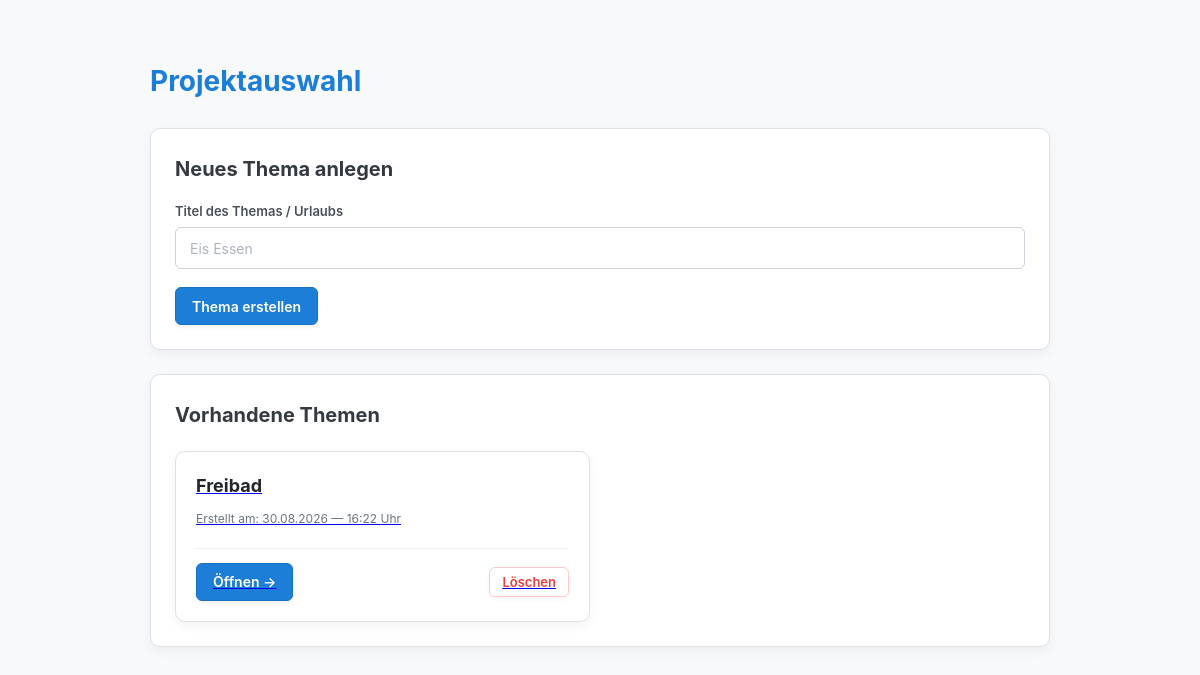
Before: / with the older database file.
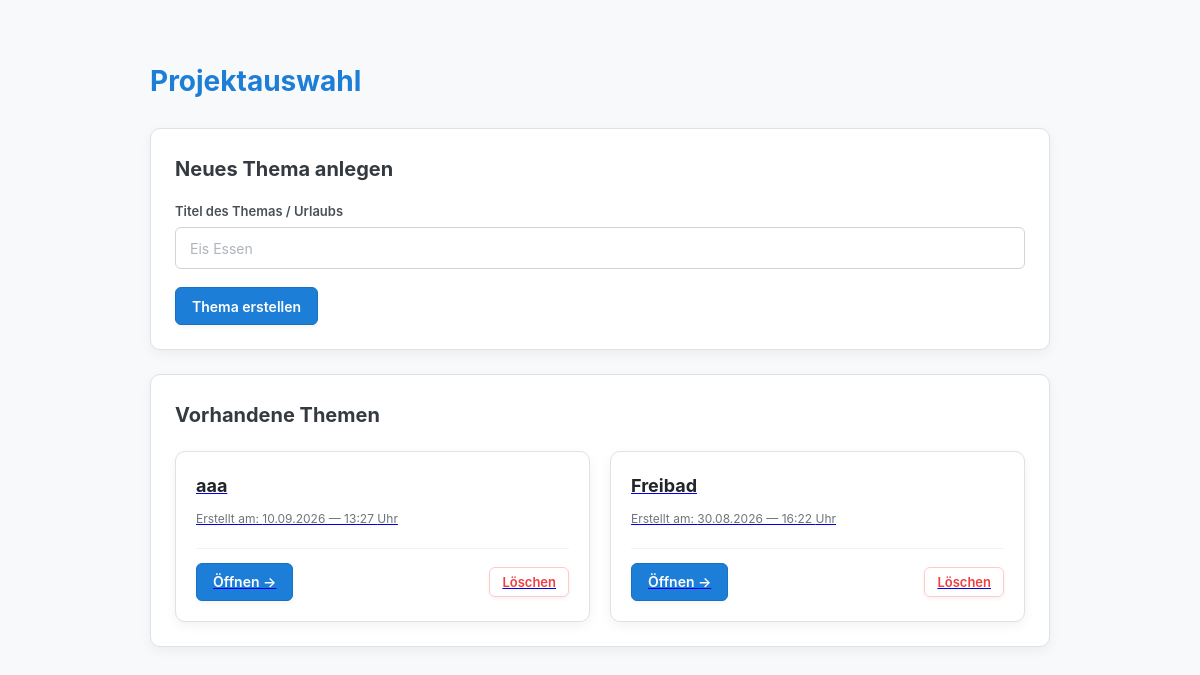
After: the same page with the newer database file.
### pool/models.py (models this page shows, shortened)
class Thema(models.Model):
    titel = models.CharField(max_length=200)
    erstellt_am = models.DateTimeField(auto_now_add=True)

### pool/views.py (the view)
# urls.py: path('', views.themen_liste, name='themen_liste'),
def themen_liste(request):
    if request.method == 'POST':
        form = ThemaForm(request.POST)
        if form.is_valid():
            form.save()
            return redirect('themen_liste')
    else:
        form = ThemaForm()
    themen = Thema.objects.all().order_by('-erstellt_am')
    return render(request, 'pool/themen_liste.html', {
        'themen': themen,
        'form': form
    })

### pool/forms.py
class ThemaForm(forms.ModelForm):
    class Meta:
        model = Thema
        fields = ['titel']
        widgets = {
            'titel': forms.TextInput(attrs={
                'class': 'form-control',
                'placeholder': 'Themenname (z. B. Urlaubsreise)'
            })
        }

### pool/templates/pool/themen_liste.html (shortened to what this page needs)
{% load static %}
<!DOCTYPE html>
<html lang="de">
<head>
    <link rel="stylesheet" href="{% static 'pool/css/style.css' %}">
</head>
<body>
    <h1>Projektauswahl</h1>
    <div class="card">
        <h2>Neues Thema anlegen</h2>
        <form method="POST">
            <div class="form-group">
                <label for="titel">Titel des Themas / Urlaubs</label>
                <input type="text" id="titel" name="titel" placeholder="Eis Essen" required>
            </div>
            <button type="submit" class="btn btn-primary">Thema erstellen</button>
        </form>
    </div>
    <div class="card">
        <h2>Vorhandene Themen</h2>
        {% if themen %}
            <div class="topic-grid">
    {% for thema in themen %}
        <a href="{% url 'thema_detail' thema.id %}" class="topic-card-link">
            <div class="topic-card">
                <div class="topic-card-content">
                    <h3 class="topic-title">{{ thema.titel }}</h3>
                    <div class="topic-meta">
                        Erstellt am: {{ thema.erstellt_am|date:"d.m.Y — H:i" }} Uhr
                    </div>
                </div>
                <div class="topic-actions">
                    <span class="btn btn-primary">Öffnen &rarr;</span>
                    <form method="POST"
                          class="form-inline"
                          onclick="event.stopPropagation();"
                          onsubmit="event.stopPropagation();">
                        <button type="submit" class="btn btn-danger-outline btn-sm">Löschen</button>
                    </form>
                </div>
            </div>
        </a>
    {% endfor %}
</div>
        {% else %}
            <p style="color: #6c757d; margin: 0;">Es wurden noch keine Themen angelegt. Erstelle oben dein erstes Thema!</p>
        {% endif %}
    </div>
</body>
</html>

Changed rows visible on the page:
added Thema: titel "aaa", erstellt_am "10.09.2026 — 13:27"
